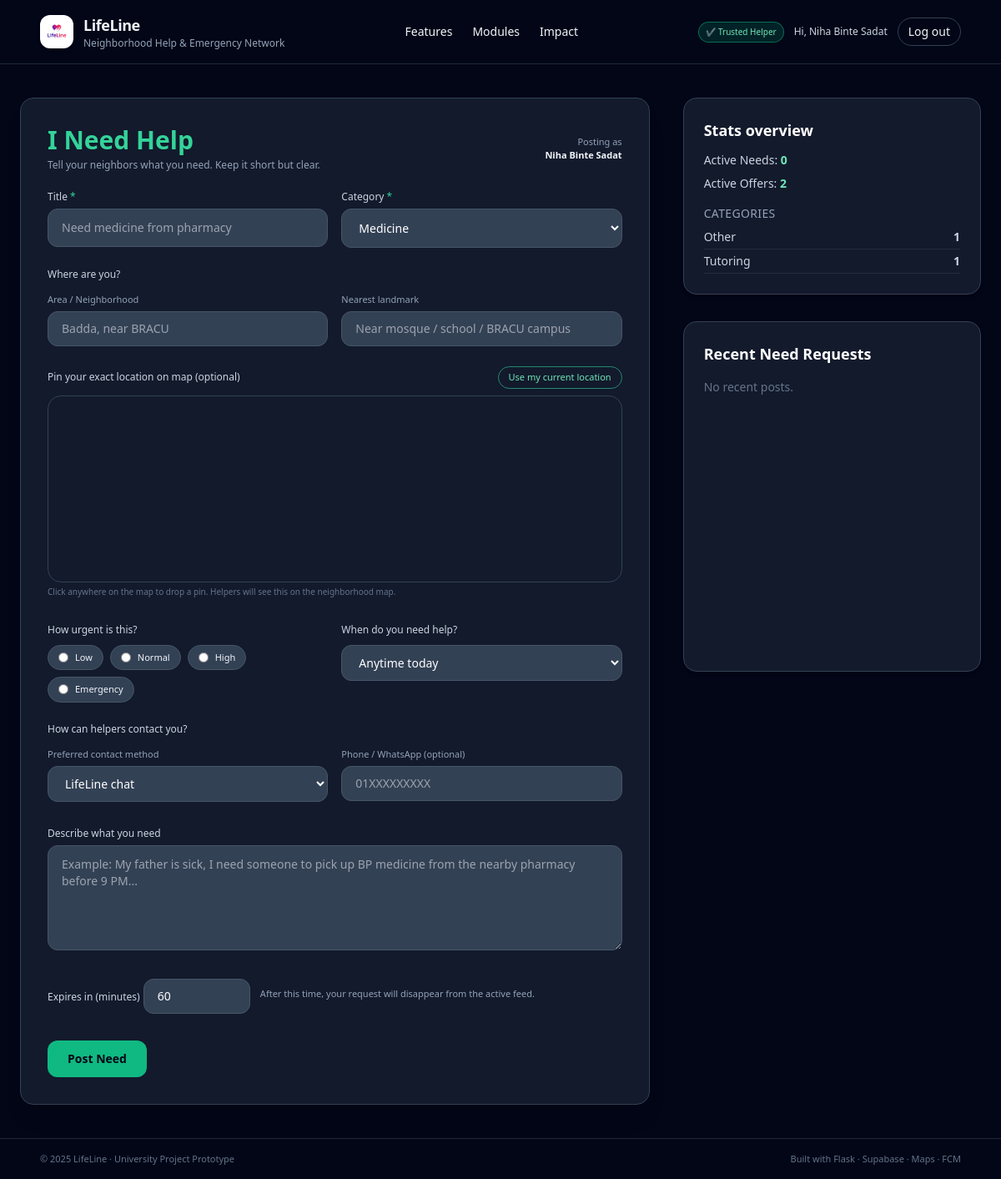
The page /need-help (signed in) on the database its author committed.
### app.py (models this page shows, shortened)
class User(db.Model):
    id = db.Column(db.Integer, primary_key=True)
    email = db.Column(db.String(255), unique=True, nullable=False)
    name = db.Column(db.String(120), nullable=False)
    password_hash = db.Column(db.String(255), nullable=True)
    is_trusted_helper = db.Column(db.Boolean, default=False)
    govt_id_number = db.Column(db.String(50), nullable=True)
    firebase_uid = db.Column(db.String(255), unique=True, nullable=True)
    otp_code = db.Column(db.String(6), nullable=True)
    otp_expires_at = db.Column(db.DateTime, nullable=True)
    id_verification_status = db.Column(db.String(20), default="none")  # none/pending/approved/rejected
    id_document_note = db.Column(db.String(255), nullable=True)

class Request(db.Model):
    __tablename__ = "requests"
    id = db.Column(db.Integer, primary_key=True)
    user_id = db.Column(db.Integer, db.ForeignKey("user.id"), nullable=False)
    title = db.Column(db.String(255), nullable=False)
    category = db.Column(db.String(50), nullable=False)  # medicine, food, tutoring, repair, ride, ...
    description = db.Column(db.Text, nullable=True)
    lat = db.Column(db.Float, nullable=True)
    lng = db.Column(db.Float, nullable=True)
    area = db.Column(db.String(150), nullable=True)         # e.g. Mohammadpur, Iqbal Road
    landmark = db.Column(db.String(150), nullable=True)     # nearest mosque / school
    urgency = db.Column(db.String(50), nullable=True)       # low / normal / high / emergency
    time_window = db.Column(db.String(50), nullable=True)   # anytime_today / this_week / ...
    contact_method = db.Column(db.String(50), nullable=True)  # lifeline_chat / phone / ...
    contact_info = db.Column(db.String(100), nullable=True)   # phone / WhatsApp etc.
    is_offer = db.Column(db.Boolean, default=False)        # false = Need Help, true = Offering Help
    radius_pref = db.Column(db.String(50), nullable=True)  # e.g. "2" (km)
    frequency = db.Column(db.String(50), nullable=True)    # one_time / few_times_week / daily
    image_url = db.Column(db.String(300), nullable=True)
    created_at = db.Column(db.DateTime, default=datetime.utcnow, nullable=False)
    expires_at = db.Column(db.DateTime, nullable=False)
    status = db.Column(db.String(20), default="open")  # open / claimed / closed
    user = db.relationship("User", backref="requests")

### app.py (the view, shortened to what this page needs)
@app.route("/need-help", methods=["GET", "POST"])
def need_help():
    user = current_user()
    now = datetime.utcnow()
    posts = (
        Request.query.filter(
            Request.expires_at > now,
            Request.is_offer == False,  # noqa: E712
            Request.status == "open",
        )
        .order_by(Request.created_at.desc())
        .limit(50)
        .all()
    )
    total_need = Request.query.filter(
        Request.is_offer == False,
        Request.expires_at > now,
    ).count()
    total_offer = Request.query.filter(
        Request.is_offer == True,
        Request.expires_at > now,
    ).count()
    categories = (
        db.session.query(Request.category, func.count(Request.id))
        .filter(Request.expires_at > now)
        .group_by(Request.category)
        .all()
    )
    return render_template(
        "need_help.html",
        posts=posts,
        total_need=total_need,
        total_offer=total_offer,
        categories=categories,
        google_maps_key=GOOGLE_MAPS_API_KEY,
    )

### app.py (called while the page is built)
def current_user():
    if "user_id" in session:
        return User.query.get(session["user_id"])
    return None

@app.context_processor
def inject_user():
    return dict(current_user=current_user())

### templates/need_help.html (shortened to what this page needs)
{% extends "base.html" %}
{% block content %}
<div class="w-full max-w-7xl mx-auto px-6 py-10">
  <div class="grid grid-cols-1 lg:grid-cols-3 gap-10">
    <div class="lg:col-span-2 bg-slate-800/60 backdrop-blur-md border border-slate-700 rounded-2xl p-8 shadow-xl">
      <div class="flex items-center justify-between mb-4">
        <div>
          <h2 class="text-3xl font-bold text-emerald-400">I Need Help</h2>
          <p class="text-xs text-slate-400 mt-1">
            Tell your neighbors what you need. Keep it short but clear.
          </p>
        </div>
        {% if current_user %}
        <div class="text-[11px] text-slate-400 text-right">
          <p>Posting as</p>
          <p class="font-semibold text-slate-100">{{ current_user.name }}</p>
        </div>
        {% else %}
        <div class="text-[11px] text-slate-400 text-right">
          <p>Posting as</p>
          <p class="font-semibold text-slate-100">Guest (quick help)</p>
        </div>
        {% endif %}
      </div>
      <form method="POST" class="space-y-6">
        <div class="grid md:grid-cols-2 gap-4">
          <div>
            <label class="text-xs text-slate-300">Title <span class="text-emerald-400">*</span></label>
            <input name="title"
                   placeholder="Need medicine from pharmacy"
                   class="w-full mt-1 px-4 py-3 rounded-xl bg-slate-700 text-white border border-slate-600
                          focus:ring-2 focus:ring-emerald-400 outline-none text-sm" />
          </div>
          <div>
            <label class="text-xs text-slate-300">Category <span class="text-emerald-400">*</span></label>
            <select name="category"
                    class="w-full mt-1 px-4 py-3 rounded-xl bg-slate-700 border border-slate-600 text-white
                           focus:ring-2 focus:ring-emerald-400 outline-none text-sm">
              <option value="medicine">Medicine</option>
            </select>
          </div>
        </div>
        <div>
          <p class="text-xs text-slate-300 mb-2">Where are you?</p>
          <div class="grid md:grid-cols-2 gap-4">
            <div>
              <label class="text-[11px] text-slate-400">Area / Neighborhood</label>
              <input name="area"
                     placeholder="Badda, near BRACU"
                     class="w-full mt-1 px-4 py-2.5 rounded-xl bg-slate-700 text-white border border-slate-600
                            focus:ring-2 focus:ring-emerald-400 outline-none text-sm" />
            </div>
            <div>
              <label class="text-[11px] text-slate-400">Nearest landmark</label>
              <input name="landmark"
                     placeholder="Near mosque / school / BRACU campus"
                     class="w-full mt-1 px-4 py-2.5 rounded-xl bg-slate-700 text-white border border-slate-600
                            focus:ring-2 focus:ring-emerald-400 outline-none text-sm" />
            </div>
          </div>
        </div>
        <div class="mt-2">
          <div class="flex items-center justify-between mb-2">
            <p class="text-xs text-slate-300">Pin your exact location on map (optional)</p>
            <button type="button"
                    onclick="useMyLocationForHelp()"
                    class="text-[11px] px-3 py-1 rounded-full border border-emerald-400/60 text-emerald-300 hover:bg-emerald-500/10">
              Use my current location
            </button>
          </div>
          <div id="help-map" class="w-full h-56 rounded-2xl border border-slate-700 overflow-hidden"></div>
          <p class="text-[10px] text-slate-500 mt-1">
            Click anywhere on the map to drop a pin. Helpers will see this on the neighborhood map.
          </p>
        </div>
        <div class="grid md:grid-cols-2 gap-4">
          <div>
            <label class="text-xs text-slate-300">How urgent is this?</label>
            <div class="mt-2 flex flex-wrap gap-2 text-[11px]">
              {% for level,label in [
                ('low','Low'),
                ('normal','Normal'),
                ('high','High'),
                ('emergency','Emergency')
              ] %}
              <label class="inline-flex items-center gap-2 px-3 py-1.5 rounded-full bg-slate-700 border border-slate-600 cursor-pointer hover:border-emerald-400">
                <input type="radio" name="urgency" value="{{ level }}" class="h-3 w-3">
                <span class="capitalize">{{ label }}</span>
              </label>
              {% endfor %}
            </div>
          </div>
          <div>
            <label class="text-xs text-slate-300">When do you need help?</label>
            <select name="time_window"
                    class="w-full mt-2 px-4 py-2.5 rounded-xl bg-slate-700 text-white border border-slate-600
                           focus:ring-2 focus:ring-emerald-400 outline-none text-sm">
              <option value="anytime_today">Anytime today</option>
            </select>
          </div>
        </div>
        <div>
          <p class="text-xs text-slate-300 mb-2">How can helpers contact you?</p>
          <div class="grid md:grid-cols-2 gap-4">
            <div>
              <label class="text-[11px] text-slate-400">Preferred contact method</label>
              <select name="contact_method"
                      class="w-full mt-1 px-4 py-2.5 rounded-xl bg-slate-700 text-white border border-slate-600
                             focus:ring-2 focus:ring-emerald-400 outline-none text-sm">
                <option value="lifeline_chat">LifeLine chat</option>
              </select>
            </div>
            <div>
              <label class="text-[11px] text-slate-400">Phone / WhatsApp (optional)</label>
              <input name="contact_info"
                     placeholder="01XXXXXXXXX"
                     class="w-full mt-1 px-4 py-2.5 rounded-xl bg-slate-700 text-white border border-slate-600
                            focus:ring-2 focus:ring-emerald-400 outline-none text-sm" />
            </div>
          </div>
        </div>
        <div>
          <label class="text-xs text-slate-300">Describe what you need</label>
          <textarea name="description" rows="5"
                    placeholder="Example: My father is sick, I need someone to pick up BP medicine from the nearby pharmacy before 9 PM..."
                    class="w-full mt-1 px-4 py-3 rounded-xl bg-slate-700 text-white border border-slate-600
                           focus:ring-2 focus:ring-emerald-400 outline-none text-sm"></textarea>
        </div>
        <div class="flex flex-wrap items-center gap-3">
          <div>
            <label class="text-xs text-slate-300">Expires in (minutes)</label>
            <input type="number" name="expiry_minutes" value="60" min="15" max="1440"
                   class="mt-1 w-32 px-4 py-2.5 rounded-xl bg-slate-700 text-white border border-slate-600
                          focus:ring-2 focus:ring-emerald-400 outline-none text-sm" />
          </div>
          <p class="text-[11px] text-slate-400">
            After this time, your request will disappear from the active feed.
          </p>
        </div>
        <div class="pt-2">
          <button class="bg-emerald-500 hover:bg-emerald-400 text-slate-950 font-semibold px-6 py-3 rounded-xl text-sm transition">
            Post Need
          </button>
        </div>
      </form>
    </div>
    <div class="space-y-8">
      <div class="bg-slate-800/60 border border-slate-700 p-6 rounded-2xl shadow-md">
        <h3 class="text-lg font-semibold text-white mb-3">Stats overview</h3>
        <p class="text-sm text-slate-300 mb-2">
          Active Needs: <span class="font-bold text-emerald-300">{{ total_need }}</span>
        </p>
        <p class="text-sm text-slate-300 mb-4">
          Active Offers: <span class="font-bold text-emerald-300">{{ total_offer }}</span>
        </p>
        <h4 class="text-sm text-slate-400 uppercase tracking-wide mb-2">Categories</h4>
        <ul class="space-y-1 text-slate-300 text-sm">
          {% for cat, cnt in categories %}
          <li class="flex justify-between border-b border-slate-700/50 pb-1">
            <span>{{ cat|capitalize }}</span>
            <span class="font-semibold">{{ cnt }}</span>
          </li>
          {% endfor %}
        </ul>
      </div>
      <div class="bg-slate-800/60 border border-slate-700 p-6 rounded-2xl shadow-md h-[420px] overflow-y-auto">
        <h3 class="text-lg font-semibold text-white mb-4">Recent Need Requests</h3>
        {% for p in posts %}
        <div class="mb-4 pb-4 border-b border-slate-700/50">
          <div class="font-semibold text-white text-sm">{{ p.title }}</div>
          <div class="text-xs text-slate-300 whitespace-pre-line">
            {{ p.description or "No description" }}
          </div>
          <div class="text-[11px] text-slate-500 mt-1">Category: {{ p.category }}</div>
          <div class="text-[11px] text-slate-500">
            {{ p.created_at.strftime('%d %b %H:%M') }}
          </div>
        </div>
        {% else %}
        <p class="text-slate-500 text-sm">No recent posts.</p>
        {% endfor %}
      </div>
    </div>
  </div>
</div>
{% endblock %}

### templates/base.html (shortened to what this page needs)
<!DOCTYPE html>
<html lang="en">
  <head>
    <script src="https://cdn.tailwindcss.com"></script>
    <link
      rel="stylesheet"
      href="{{ url_for('static', filename='css/main.css') }}"
    />
  </head>
  <body class="bg-slate-950 text-slate-100 min-h-screen flex flex-col">
    <header class="w-full border-b border-slate-800">
      <nav class="w-full px-6 md:px-12 py-4 flex items-center justify-between">
        <a
          href="{{ url_for('home') }}"
          class="flex items-center gap-3 hover:opacity-80 transition"
        >
          <div
            class="h-10 w-10 rounded-xl bg-white flex items-center justify-center shadow-md"
          >
            <img
              src="{{ url_for('static', filename='images/lifeline_logo.png') }}"
              alt="LifeLine Logo"
              class="h-8 w-8 object-contain"
            />
          </div>
          <div>
            <h1 class="text-lg font-semibold tracking-tight">LifeLine</h1>
            <p class="text-xs text-slate-400">
              Neighborhood Help & Emergency Network
            </p>
          </div>
        </a>
        <div class="hidden md:flex items-center gap-6 text-sm">
          <a href="#features" class="hover:text-emerald-300 transition"
            >Features</a
          >
          <a href="#modules" class="hover:text-emerald-300 transition"
            >Modules</a
          >
          <a href="#impact" class="hover:text-emerald-300 transition">Impact</a>
        </div>
        <div class="flex items-center gap-3">
          {% if session.get('user_id') %}  {% if session.get('is_trusted_helper') %}
          <span
            class="text-[10px] px-2 py-1 rounded-full bg-emerald-600/20 text-emerald-300 border border-emerald-500/50 hidden md:inline"
          >
            ✔ Trusted Helper
          </span>
          {% endif %}
          <span class="hidden md:inline text-xs text-slate-300">
            Hi, {{ session.get('user_name') }}
          </span>
          <a
            href="{{ url_for('logout') }}"
            class="text-xs md:text-sm px-3 py-1.5 rounded-full border border-slate-700 hover:border-rose-400 hover:text-rose-300 transition"
          >
            Log out
          </a>
          {% endif %}
        </div>
      </nav>
    </header>
    <main class="flex-1 w-full">{% block content %}{% endblock %}</main>
    <footer class="border-t border-slate-800">
      <div
        class="w-full px-6 md:px-12 py-4 flex flex-col md:flex-row justify-between items-center gap-2 text-[11px] text-slate-500"
      >
        <p>© 2025 LifeLine · University Project Prototype</p>
        <p>Built with Flask · Supabase · Maps · FCM</p>
      </div>
    </footer>
  </body>
</html>

### static/css/main.css (style rules this page uses)
body { -webkit-font-smoothing: antialiased; }

### rows shown on the page
User: get "Niha Binte Sadat", name "Niha Binte Sadat"
Request: category "Other", cnt "1"
Request: category "Tutoring", cnt "1"

### other values the page prints
{{ label }} "Low" "Normal" "High" "Emergency"
{{ total_need }} "0"
{{ total_offer }} "2"
